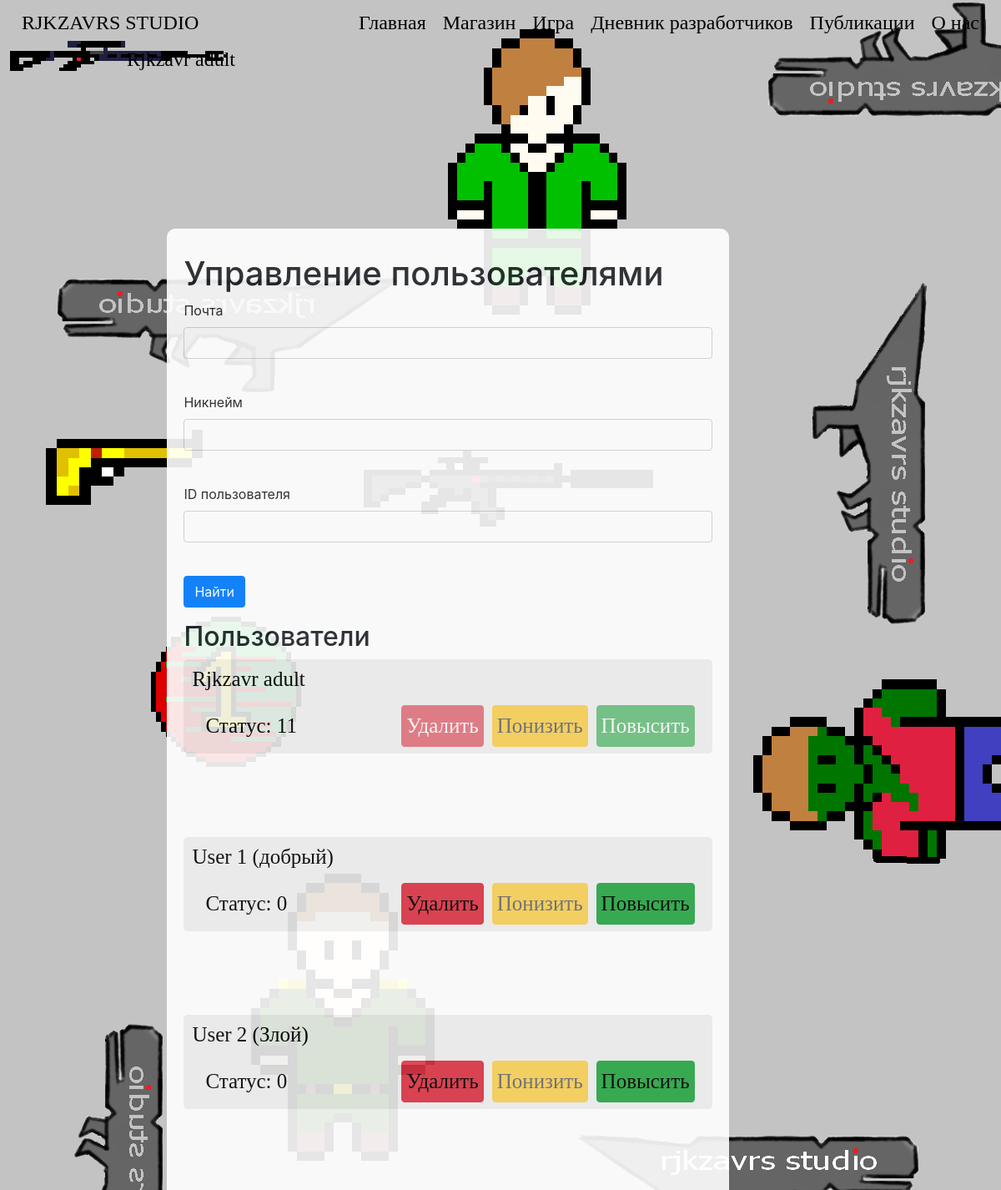
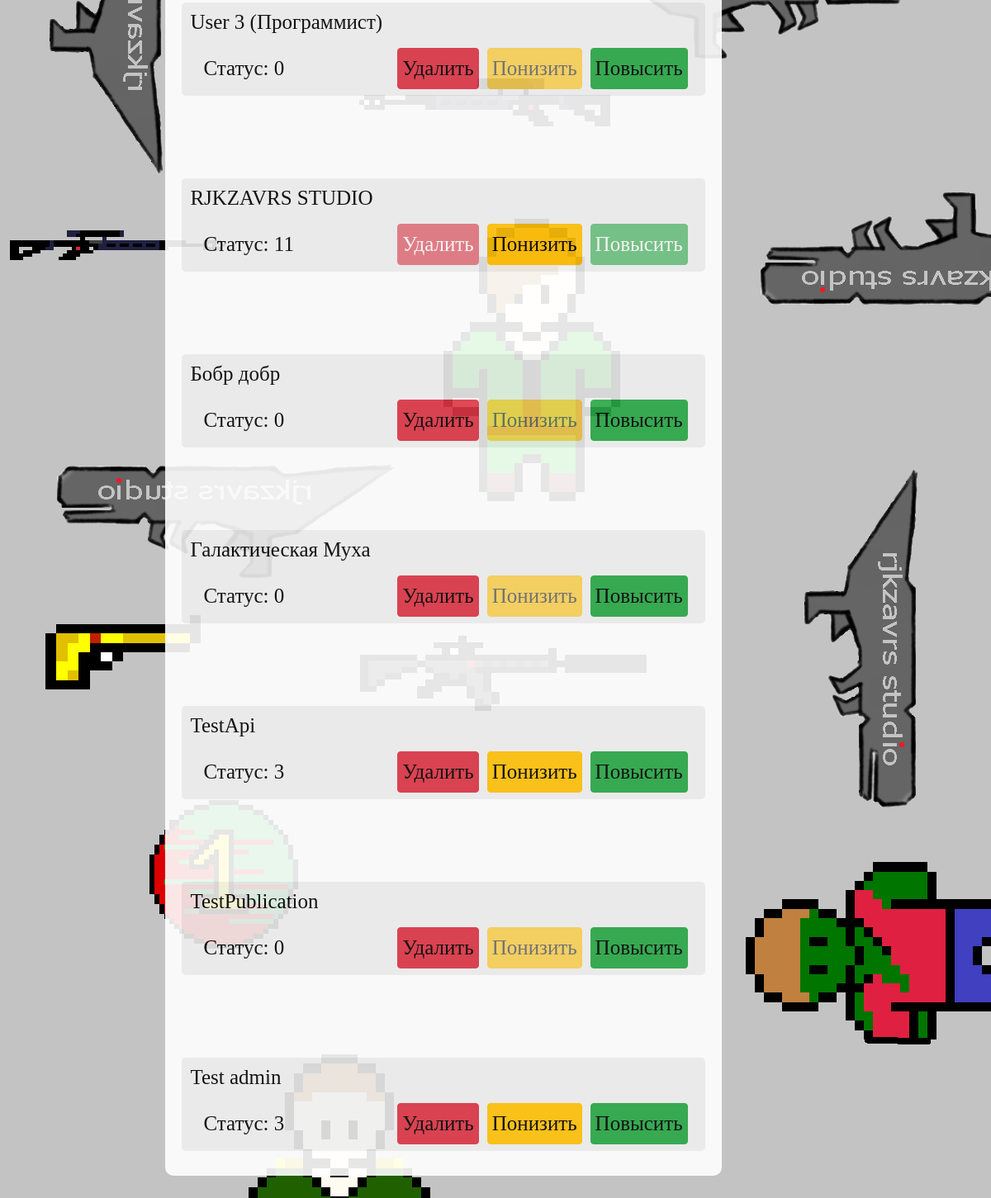
The page /admin/ (signed in) on the database its author committed (2 pictures, top to bottom).
### data/users.py (models this page shows, shortened)
class User(SqlAlchemyBase, UserMixin, SerializerMixin):
    __tablename__ = 'user'
    id = sqlalchemy.Column(sqlalchemy.Integer, primary_key=True, autoincrement=True)
    surname = sqlalchemy.Column(sqlalchemy.String, nullable=True)
    name = sqlalchemy.Column(sqlalchemy.String, nullable=True)
    age = sqlalchemy.Column(sqlalchemy.Integer, nullable=True)
    nickname = sqlalchemy.Column(sqlalchemy.String, nullable=True)
    email = sqlalchemy.Column(sqlalchemy.String, index=True, unique=True, nullable=True)
    hashed_password = sqlalchemy.Column(sqlalchemy.String, nullable=True)
    created_date = sqlalchemy.Column(sqlalchemy.DateTime)
    status = sqlalchemy.Column(sqlalchemy.Integer, nullable=True, default=0)
    background_image_id = sqlalchemy.Column(sqlalchemy.Integer, nullable=True, default=0)
    publications = orm.relation('Publications')
    developers_diary = orm.relation('DevelopersDiary')
    comments = orm.relation('Comments')

### run.py (the view)
@app.route("/admin/", methods=("GET", "POST"))
@login_required
def admin_panel():
    session = db_session.create_session()
    if current_user.status >= 2:
        form = SearchUser()
        if form.submit.data:
            if form.id.data:
                users = session.query(User).filter(User.id == form.id.data).all()
            elif form.email.data:
                users = session.query(User).filter(User.email == form.email.data).all()
            elif form.nickname.data:
                users = session.query(User).filter(User.nickname == form.nickname.data).all()
            else:
                users = session.query(User).all()
        else:
            users = session.query(User).all()
        session.close()
        return render_template("AdminPanel.html", style=url_for('static', filename='css/style.css'), form=form,
                               bgimg=get_image_profile(current_user), users=users)
    else:
        session.close()
        abort(404)

### data/forms.py
class SearchUser(FlaskForm):
    nickname = StringField('Никнейм')
    id = StringField('ID пользователя')
    email = EmailField('Почта')
    submit = SubmitField('Найти')

### data/db_session.py (called while the page is built)
def create_session() -> Session:
    global __factory
    return __factory()

### run.py (called while the page is built)
def get_image_profile(user):
    bg_img = 1
    if user.is_authenticated:
        bg_img = user.background_image_id + 1
    return url_for('static', filename=f'img/background_img_{bg_img}.png')

@login_manager.user_loader
def load_user(user_id):
    session = db_session.create_session()
    return session.query(User).get(user_id)

### templates/AdminPanel.html (shortened to what this page needs)
{% extends "base.html" %}
{% block content %}
<h1>Управление пользователями</h1>
<form action="" method="post">
    <p>
        {{ form.email.label }}<br>
        {{ form.email(class="form-control", type="email") }}<br>
    </p>
    <p>
        {{ form.nickname.label }}<br>
        {{ form.nickname(class="form-control") }}<br>
    </p>
    <p>
        {{ form.id.label }}<br>
        {{ form.id(class="form-control") }}<br>
    </p>
    <p>{{ form.submit(type="submit", class="btn btn-primary") }}</p>
</form>
<div>
    <h2>Пользователи</h2>
    {% for user in users %}
    <div class="block-comment">
        <div>
            <p class="diary-text">{{user.nickname}}</p>
        </div>
        <div class="navbar">
            <div>
                <p class="diary-text">Статус: {{user.status}}</p>
            </div>
            <div class="diary-right-title">
                {% if user.status < current_user.status and current_user.id != user.id %}
                <a href="/admin_change/up/{{ user.id }}" class="btn btn-success diary-text">Повысить</a>
                {% else %}
                <button type="button" class="btn btn-success diary-text" disabled>Повысить</button>
                {% endif %}
                {% if current_user.status >= user.status and user.status > 0 and current_user.id != user.id %}
                <a href="/admin_change/down/{{ user.id }}" class="btn btn-warning diary-text">Понизить</a>
                {% else %}
                <button type="button" class="btn btn-warning diary-text" disabled>Понизить</button>
                {% endif %}
                {% if user.status < current_user.status and current_user.status >= 3 and current_user.id != user.id %}
                <a href="/admin_change/delete/{{ user.id }}" class="btn btn-danger diary-text">Удалить</a>
                {% else %}
                <button type="button" class="btn btn-danger diary-text" disabled>Удалить</button>
                {% endif %}
            </div>
        </div>
    </div>
    {% endfor %}
</div>
{% endblock %}

### templates/base.html (shortened to what this page needs)
<!doctype html>
<html lang="ru">
<head>
    <link rel="stylesheet"
          href="https://stackpath.bootstrapcdn.com/bootstrap/4.4.1/css/bootstrap.min.css"
>
    <link rel="stylesheet" href={{style}}>
</head>
<body>
<header class="navbar navbar-light">
    <div class="left-head">
        <a href="/about/"><h4 class="asd">RJKZAVRS STUDIO</h4></a>
    </div>
    <div class="center-head">
        <div>
            <a href="/" class="header-a"><h4 class="asd">Главная</h4></a>
            <a href="/shop/" class="header-a"><h4 class="asd">Магазин</h4></a>
            <a href="/game_about" class="header-a"><h4 class="asd">Игра</h4></a>
            <a href="/DevelopersDiary" class="header-a"><h4 class="asd">Дневник разработчиков</h4></a>
            <a href="/Publications/" class="header-a"><h4 class="asd">Публикации</h4></a>
            <a href="/about/" class="header-a"><h4 class="asd">О нас</h4></a>
        </div>
    </div>
    <div class="right-head">
        {% if current_user.is_authenticated %}
        <a class="navbar-brand" href="/account"><h4 class="asd">{{ current_user.nickname }}</h4></a>
        {% else %}
        <a href="/login"><h4 class="asd">Войти</h4></a>
        <a href="/register"><h4 class="asd">Зарегестрироваться</h4></a>
        {% endif %}
    </div>
</header>
<main role="main">
    <div class="main-block">
        <div class="center-column">
            <div class="center-column-block">
                {% block content %}{% endblock %}
            </div>
        </div>
    </div>
</main>
</body>
</html>

### static/css/style.css (style rules this page uses)
p { text-decoration: none; }
header { margin-bottom: 170px; }
main { align: center; width: 100%; }
.header-a { float: left; }
a { text-decoration: none; }
div.main-block { width: 85%; display: flex; margin-left: 15%; align: center; margin-bottom: 70px; }
.asd { font-family: 'Comfortaa', cursive; font-weight: 100; font-style: inherit; color: #000; position: relative; padding: 5px 5px; margin: 0 5px; }
.diary-text { font-size: 25px; font-family: 'Comfortaa', cursive; font-weight: 100; font-style: inherit; color: #000; position: relative; padding: 5px 5px; margin: 0 5px; }
.diary-right-title { width: 30%; display: -webkit-flex; -webkit-flex-direction: row-reverse; display: flex; flex-direction: row-reverse; }
div.left-head { width: 25%; }
div.center-head { display: flex; align: center; }
div.right-head { width: 25%; display: -webkit-flex; -webkit-flex-direction: row-reverse; display: flex; flex-direction: row-reverse; }
div.center-column { border-radius: 10px; background: #fff; align: left; width: 66%; margin-left: 2%; margin-right: 20px; opacity: 0.9; }
div.center-column-block { padding: 30px 20px; }
div.block-comment { background: #efefef; border-radius: 5px; }
div.block-comment + div.block-comment { margin-top: 100px; }

### rows shown on the page
User: nickname "Rjkzavr adult", status "11", shows "Повысить", shows "Понизить", shows "Удалить"
User: nickname "User 1 (добрый)", status "0", shows "Понизить"
User: nickname "User 2 (Злой)", status "0", shows "Понизить"
User: nickname "User 3 (Программист)", status "0", shows "Понизить"
User: nickname "RJKZAVRS STUDIO", status "11", shows "Повысить", shows "Удалить"
User: nickname "Бобр добр", status "0", shows "Понизить"
User: nickname "Галактическая Муха", status "0", shows "Понизить"
User: nickname "TestApi", status "3"
User: nickname "TestPublication", status "0", shows "Понизить"
User: nickname "Test admin", status "3"
